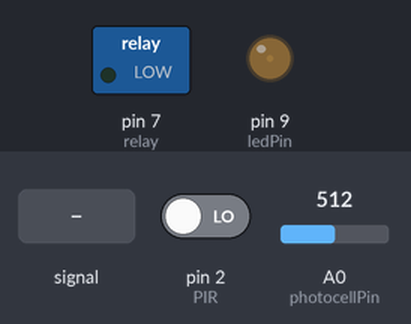
Recording of a sketch running on a simulated Arduino Uno, built with avr-gcc and run on an emulated ATmega328P. On the bench: switched loads named in the sketch (green lamp = pin HIGH), output pins drawn as LEDs (lit = HIGH). The inputs (shaded band) are chosen by the test bench; at power-on: A0 (photocellPin) = 512, pin 2 (PIR) LOW.

Above: at 1.2 s.
1.3 s: A0 (photocellPin) fed a 200 Hz sine of ±460 counts around its level
4.3 s: A0 (photocellPin) set to 0
At 5.5 s:
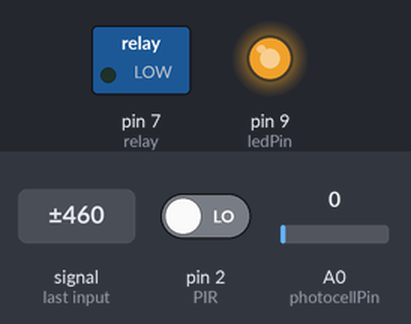
5.8 s: pin 2 (PIR) driven HIGH
At 7.0 s:
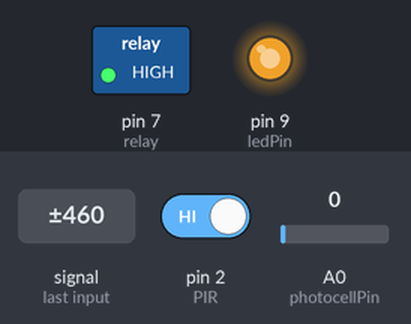
7.3 s: A0 (photocellPin) set to 122
At 7.8 s:
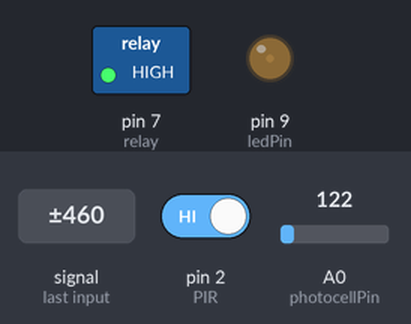
Timing chart, 0 to 9.8 s (numbered marks = the images above; inputs shaded):
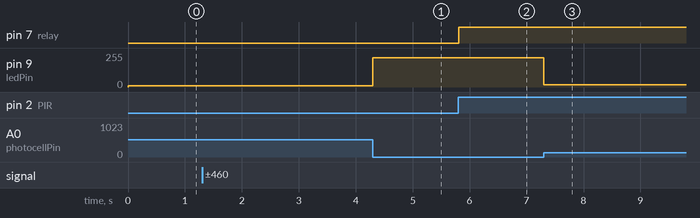

The sketch:

Beacon_Auto-Dimmer_Smart_Lamp_Solution.ino
```cpp
//PIR Sensor
int PIR = 2;          // choose the input pin for PIR sensor
int previousState = LOW;          // we start, assuming no motion PIR sensor is detected
int PirVal = 0;          // variable for reading the PIR pin status

//Photocell Sensor
int photocellPin = 0;          // choose input pin for the PHOTO sensor
int threshold = 250;          // set PHOTO sensor threshold
int photocellReading;
int DimVal;

//LED Strip
int ledPin = 9;          // choose the pin for the LED strip

//Relay
int relay = 7;          // choose output pin for RELAY

//Others
boolean readMillis = true;          // to only read millis once
unsigned long nowTime;          // time of clock reading


void setup() {
  Serial.begin(9600);
  pinMode(PIR, INPUT);          // declare PIR sensor as input
  pinMode(photocellPin, INPUT);          // declare sensor PHOTO sensor as input
  pinMode(ledPin, OUTPUT);          // declare LED as output
  pinMode(relay, OUTPUT);          // declare RELAY as output
}


void loop() {
  PirVal = digitalRead(PIR);          // read PIR input value
  //Serial.println(millis());
  photocellReading = analogRead(photocellPin);          // read PHOTO sensor input value
  DimVal = map(photocellReading, 1, 120, 220, 20);          // distribute PHOTO sensor value to dimmer range
  DimVal = constrain(DimVal, 10, 225);          // limitation of dimmer range
  delay(1);
  analogWrite(ledPin, DimVal);          // write Relay value

  if ((PirVal == HIGH) && (photocellReading < threshold) && (previousState == LOW)) {          // check if condition is met
    if (readMillis == true) {
      nowTime = millis();
      delay(10);
      readMillis = false;
      //Serial.println(nowTime);
      digitalWrite(relay, HIGH);          // turn on LED
      //Serial.print(photocellReading);          // print out light brightness
      //Serial.print("\t");
      //Serial.println(DimVal);          // print out dimmer brightness
      //Serial.println("Motion detected!");          // print out PIR status
    }
    //we have just turned on
  }


  if (((nowTime + 100000) < millis()) && (readMillis == false) && (PirVal == LOW)) {          // check if condition is NOT met
    digitalWrite(relay, LOW);          // turned off LED
    //Serial.println("Motion ended!");          // print out PIR status
    previousState = LOW;          // change PIR state
    readMillis = true;
  }
  //we have just turned off
}
```

Measured:
- after the input at 4.3 s, pin 9 (ledPin): 10/255 → 221/255 at once
- after the input at 5.8 s, pin 7 (relay): LOW → HIGH at once
- after the input at 7.3 s, pin 9 (ledPin): 221/255 → 17/255 at once
